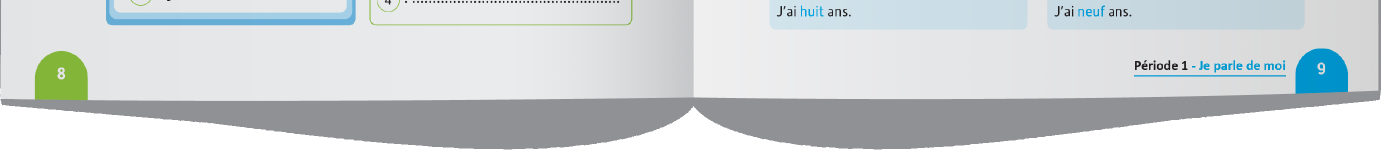
#> input picture debug_bottom.png, 2763 x 320 px, found by its file name (shown at 1/2 size)
$ python test_final_ocr.py
#> lines starting #> are read from the running program, lines starting #| are printed output that depends on the picture; after the words box and inside, x2 and y2 are one past the last pixel; in counts of white or black regions, pixels touching at a corner belong together
import cv2
import tempfile
import subprocess
import re

img = cv2.imread('debug_bottom.png')
#> img is the input picture: shape (320, 2763, 3); mean B, G, R 214.8, 213, 208
h, w = img.shape[:2]
#> h = 320; w = 2763

hsv = cv2.cvtColor(img, cv2.COLOR_BGR2HSV)
#> hsv: shape (320, 2763, 3); mean H, S, V 86.6, 11.3, 216.2
_, s, _ = cv2.split(hsv)
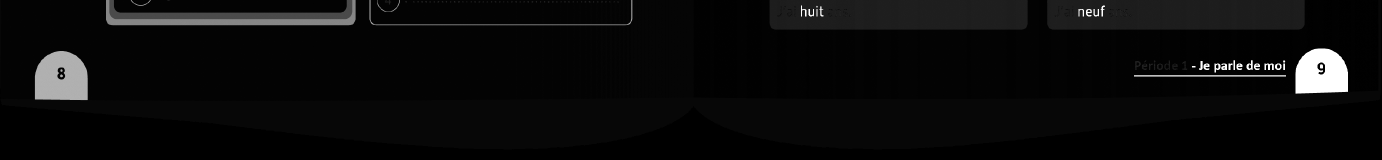
#> s: shape (320, 2763) (shown at 1/2 size); min 0, max 255, mean 11.3

s_inv = cv2.bitwise_not(s)
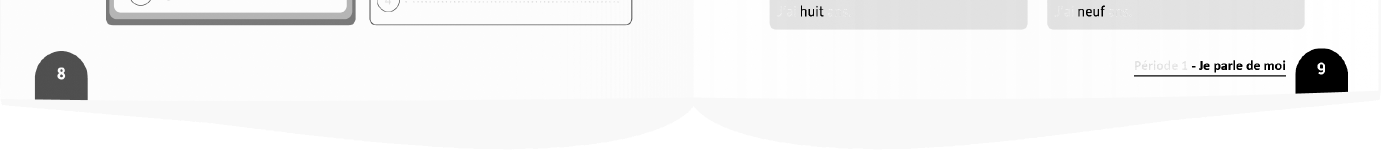
#> s_inv: shape (320, 2763) (shown at 1/2 size); min 0, max 255, mean 243.7
_, thresh = cv2.threshold(s_inv, 200, 255, cv2.THRESH_BINARY)
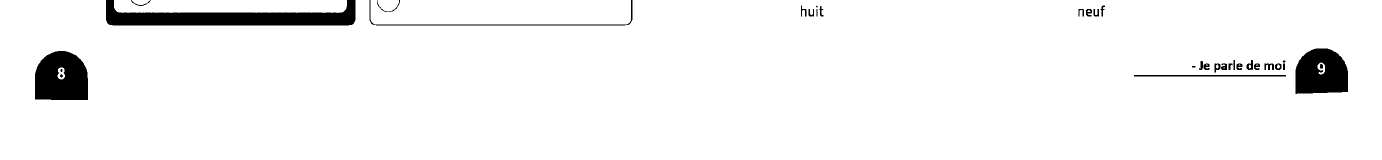
#> thresh: shape (320, 2763) (shown at 1/2 size); 96% white; 33 black regions (2 under 20 px), largest, box (x1, y1, x2, y2) and area: (212, 0, 711, 51) 13750, (70, 102, 176, 200) 8816, (2591, 97, 2696, 188) 7958

resized = cv2.resize(thresh, None, fx=3, fy=3, interpolation=cv2.INTER_CUBIC)
inv = cv2.bitwise_not(resized)
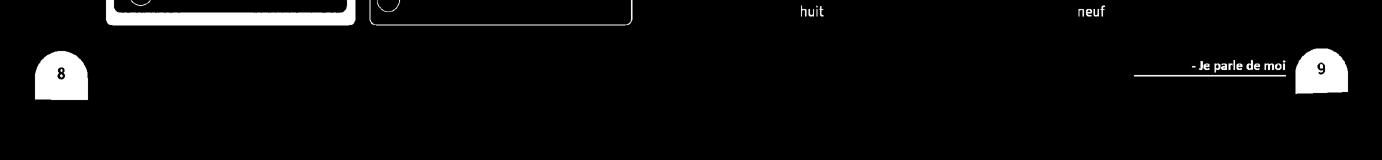
#> inv: shape (960, 8289) (shown at 1/6 size); min 0, max 255, mean 10.1

with tempfile.NamedTemporaryFile(suffix='.png') as f:
    cv2.imwrite(f.name, inv)
#> (the run stopped early here; a loop or call above may not have finished)

$ run again, with bottom.png copied over debug_bottom.png
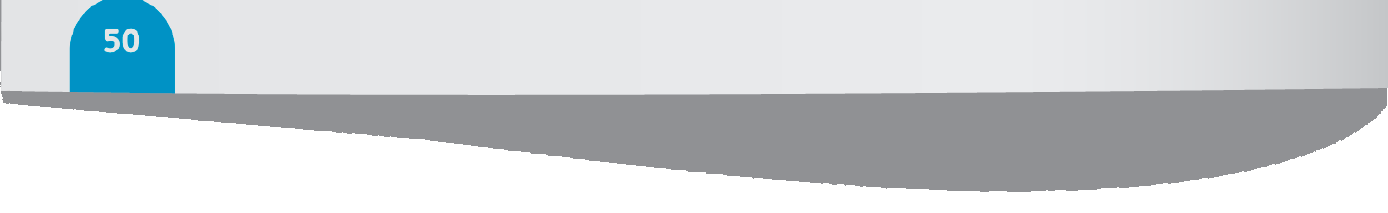
#> input picture bottom.png, 1388 x 213 px, found by its file name
#> img is the input picture: shape (213, 1388, 3); mean B, G, R 211.8, 208.7, 203.8
#> hsv: shape (213, 1388, 3); mean H, S, V 80.9, 10.6, 211.8
#> `_, s, _ = cv2.split(hsv)`:
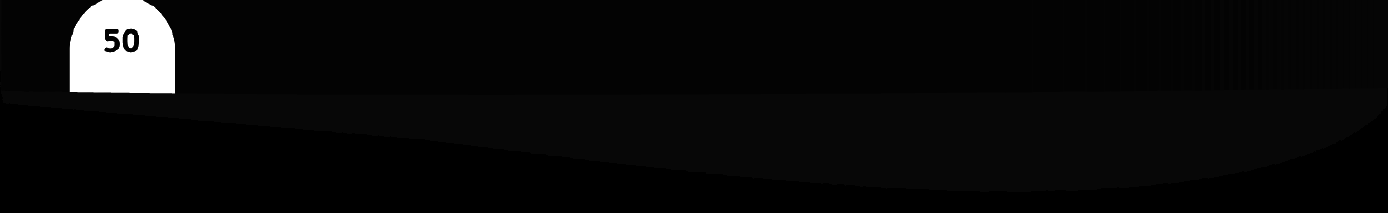
#> s: shape (213, 1388); min 0, max 255, mean 10.6
#> `s_inv = cv2.bitwise_not(s)`:
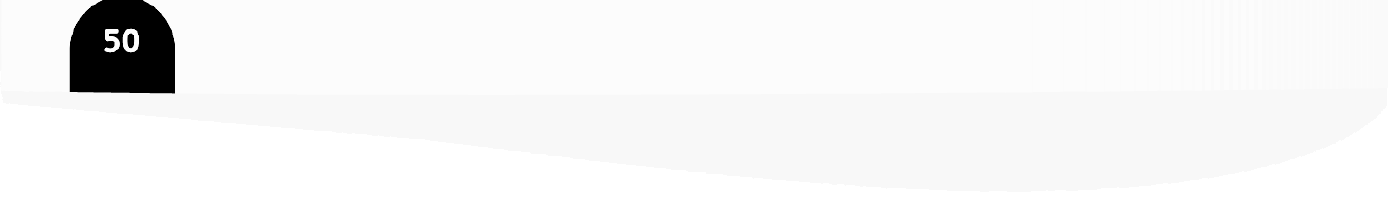
#> s_inv: shape (213, 1388); min 0, max 255, mean 244.4
#> thresh: shape (213, 1388); 97.1% white; 2 black regions, box (x1, y1, x2, y2) and area: (69, 0, 175, 94) 8408, (127, 33, 134, 48) 89

$ run again, with bottom4.png copied over debug_bottom.png
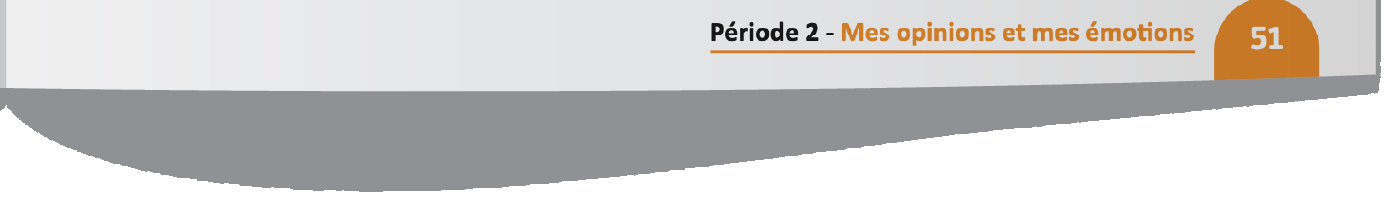
#> input picture bottom4.png, 1388 x 213 px, found by its file name
#> img is the input picture: shape (213, 1388, 3); mean B, G, R 204.3, 206, 208.4
#> hsv: shape (213, 1388, 3); mean H, S, V 73.6, 10.5, 210.3
#> `_, thresh = cv2.threshold(s_inv, 200, 255, cv2.THRESH_BINARY)`:
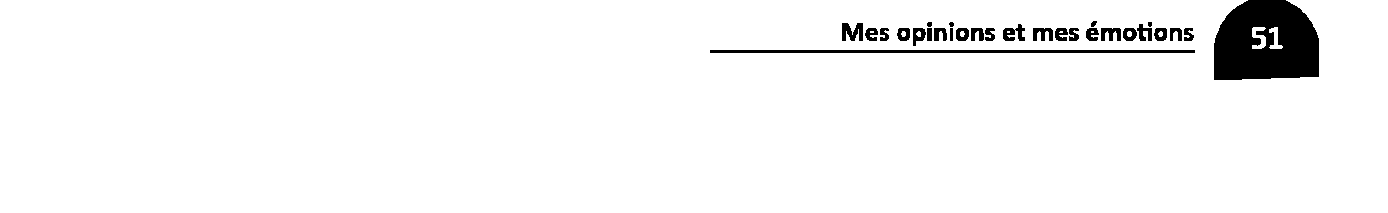
#> thresh: shape (213, 1388); 96.2% white; 28 black regions (1 under 20 px), largest, box (x1, y1, x2, y2) and area: (1214, 0, 1319, 80) 6961, (710, 50, 1195, 53) 1455, (842, 23, 863, 41) 270
#> `inv = cv2.bitwise_not(resized)`:
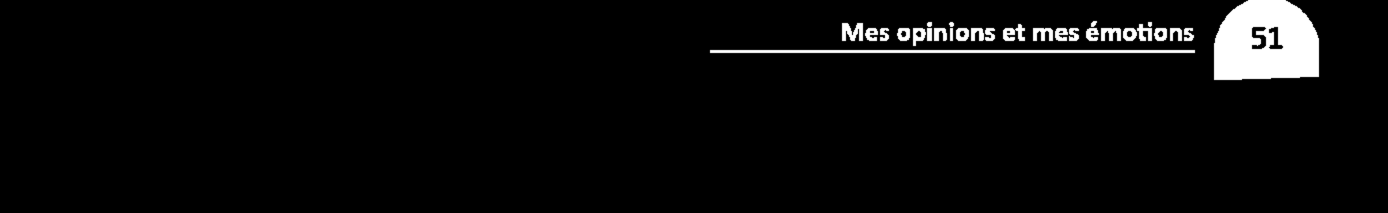
#> inv: shape (639, 4164) (shown at 1/3 size); min 0, max 255, mean 9.8
